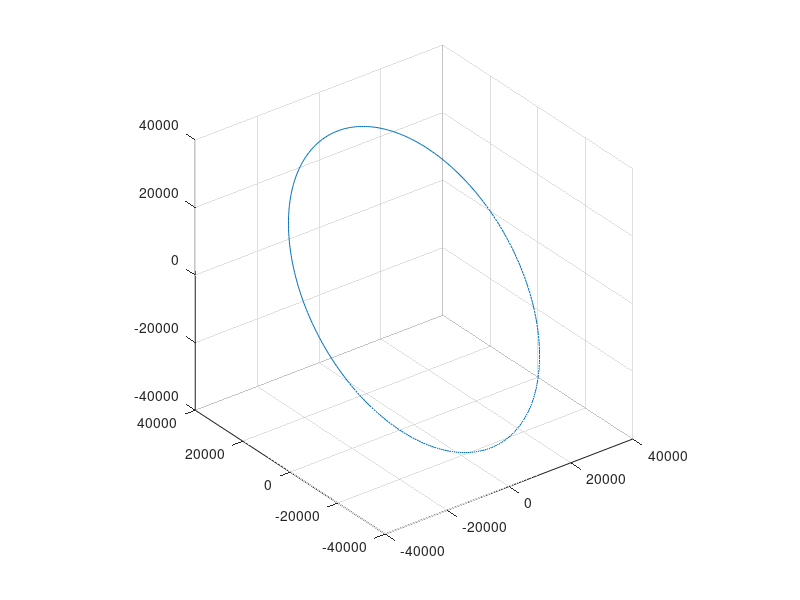

MATLAB code for this plot:
%% Trajectory
% This scripts generates the interpolated data for the reference trajectory
close all; clc; clear all;

% 32187 is 20mi
r.x = 32187;
r.y = 32187;
r.z = 32187;

theta = linspace(0,2*pi,360);
x = r.x*cos(theta);
y = r.y*sin(theta);
z = r.z*sin(theta);
circlewaypoints = [x',y',z'];
plot3(x,y,z)
grid on
axis square

% WP =...
%     [0 0 0;
%     25 0 25;
%     40 0 50;
%     60 0 50;
%     80 0 25;
%     100 0 0;
%     80 30 25;
%     60 40 50;
%     40 60 50;
%     20 80 50;
%      0 120 0; 
%     -5 100 25;
%     -5 80 30;
%    -10 60 50;
%    -10 40 50;
%    -10 25 25;
%      0  0 0];
% temp = cat(1,0,cumsum(sqrt(sum(diff(WP,[],1).^2,2))));
% interpWP = interp1(temp, WP, unique([temp(:)' linspace(0,temp(end),200)]),'cubic');
% 
% figure, hold on
% plot3(WP(:,1),WP(:,2),WP(:,3),'.b-')
% plot3(interpWP(:,1),interpWP(:,2),interpWP(:,3),'.r-')
% 
% grid on
% title('Quadcopter Trajectoy')
% axis image, view(3), legend({'Original','Interp. Spline'})
